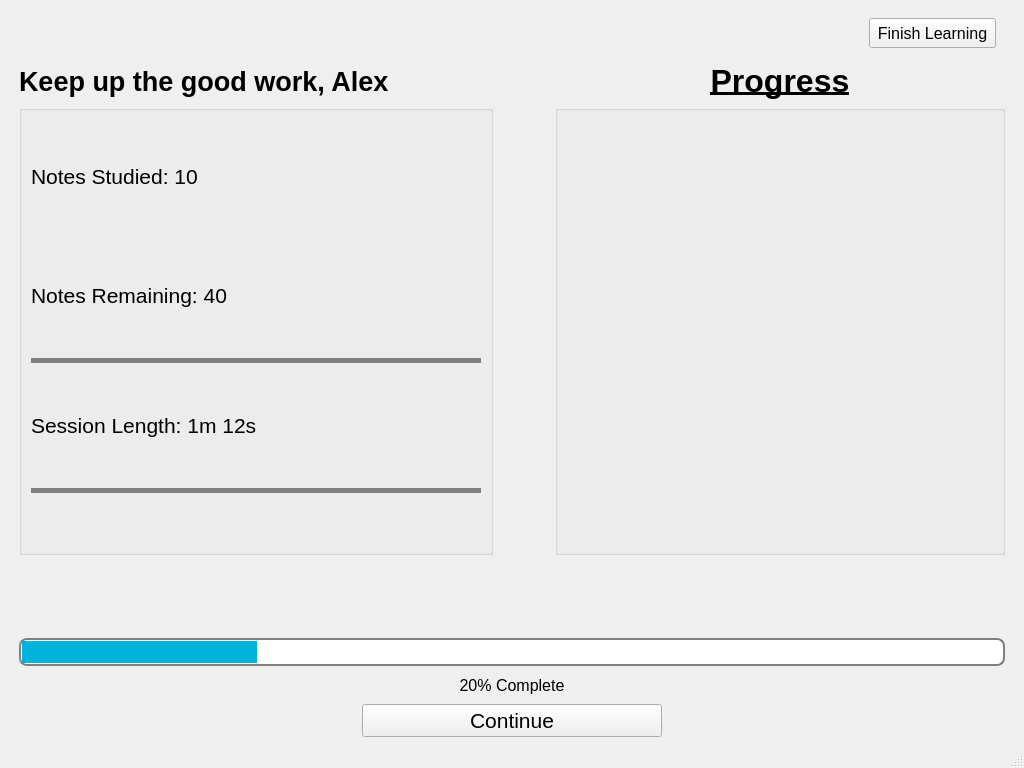
<?xml version="1.0" encoding="UTF-8"?>
<ui version="4.0">
 <class>MainWindow</class>
 <widget class="QMainWindow" name="MainWindow">
  <property name="geometry">
   <rect>
    <x>0</x>
    <y>0</y>
    <width>1024</width>
    <height>768</height>
   </rect>
  </property>
  <property name="windowTitle">
   <string>Note and Flashcard Maker</string>
  </property>
  <widget class="QWidget" name="centralwidget">
   <layout class="QHBoxLayout" name="horizontalLayout_7">
    <item>
     <spacer name="horizontalSpacer">
      <property name="orientation">
       <enum>Qt::Horizontal</enum>
      </property>
      <property name="sizeType">
       <enum>QSizePolicy::Fixed</enum>
      </property>
      <property name="sizeHint" stdset="0">
       <size>
        <width>10</width>
        <height>20</height>
       </size>
      </property>
     </spacer>
    </item>
    <item>
     <layout class="QVBoxLayout" name="verticalLayout">
      <item>
       <widget class="QWidget" name="menuBar" native="true">
        <property name="sizePolicy">
         <sizepolicy hsizetype="Expanding" vsizetype="Fixed">
          <horstretch>0</horstretch>
          <verstretch>0</verstretch>
         </sizepolicy>
        </property>
        <property name="styleSheet">
         <string notr="true"/>
        </property>
        <layout class="QHBoxLayout" name="horizontalLayout_2">
         <item>
          <layout class="QHBoxLayout" name="horizontalLayout">
           <item>
            <widget class="QLabel" name="courseNameLabel">
             <property name="font">
              <font>
               <pointsize>16</pointsize>
              </font>
             </property>
             <property name="text">
              <string/>
             </property>
             <property name="alignment">
              <set>Qt::AlignCenter</set>
             </property>
            </widget>
           </item>
           <item>
            <widget class="QPushButton" name="finishBtn">
             <property name="sizePolicy">
              <sizepolicy hsizetype="Fixed" vsizetype="Fixed">
               <horstretch>0</horstretch>
               <verstretch>0</verstretch>
              </sizepolicy>
             </property>
             <property name="minimumSize">
              <size>
               <width>30</width>
               <height>30</height>
              </size>
             </property>
             <property name="font">
              <font>
               <pointsize>12</pointsize>
              </font>
             </property>
             <property name="styleSheet">
              <string notr="true">background-color:#f0f0f0;</string>
             </property>
             <property name="text">
              <string> Finish Learning </string>
             </property>
            </widget>
           </item>
          </layout>
         </item>
        </layout>
       </widget>
      </item>
      <item>
       <layout class="QGridLayout" name="gridLayout">
        <item row="0" column="2">
         <widget class="QLabel" name="label_10">
          <property name="font">
           <font>
            <pointsize>24</pointsize>
            <weight>75</weight>
            <bold>true</bold>
            <underline>true</underline>
           </font>
          </property>
          <property name="text">
           <string>Progress</string>
          </property>
          <property name="alignment">
           <set>Qt::AlignCenter</set>
          </property>
         </widget>
        </item>
        <item row="7" column="0" colspan="3">
         <layout class="QHBoxLayout" name="horizontalLayout_3">
          <item>
           <widget class="QPushButton" name="continueBtn">
            <property name="sizePolicy">
             <sizepolicy hsizetype="Fixed" vsizetype="Fixed">
              <horstretch>0</horstretch>
              <verstretch>0</verstretch>
             </sizepolicy>
            </property>
            <property name="minimumSize">
             <size>
              <width>300</width>
              <height>0</height>
             </size>
            </property>
            <property name="maximumSize">
             <size>
              <width>300</width>
              <height>16777215</height>
             </size>
            </property>
            <property name="font">
             <font>
              <pointsize>16</pointsize>
             </font>
            </property>
            <property name="text">
             <string>Continue</string>
            </property>
           </widget>
          </item>
         </layout>
        </item>
        <item row="0" column="0" colspan="2">
         <widget class="QLabel" name="messageLabel">
          <property name="font">
           <font>
            <pointsize>20</pointsize>
            <weight>75</weight>
            <bold>true</bold>
           </font>
          </property>
          <property name="text">
           <string>Keep up the good work, Alex</string>
          </property>
         </widget>
        </item>
        <item row="5" column="0" colspan="3">
         <widget class="QProgressBar" name="progressBar">
          <property name="styleSheet">
           <string notr="true">QProgressBar {border: 2px solid grey; border-radius:8px; padding:1px} QProgressBar::chunk {background:rgb(0, 178, 218)}</string>
          </property>
          <property name="value">
           <number>24</number>
          </property>
          <property name="textVisible">
           <bool>false</bool>
          </property>
         </widget>
        </item>
        <item row="6" column="0" colspan="3">
         <widget class="QLabel" name="progressLabel">
          <property name="font">
           <font>
            <pointsize>12</pointsize>
           </font>
          </property>
          <property name="text">
           <string>20% Complete</string>
          </property>
          <property name="alignment">
           <set>Qt::AlignCenter</set>
          </property>
         </widget>
        </item>
        <item row="1" column="2">
         <widget class="QGroupBox" name="groupBox">
          <property name="sizePolicy">
           <sizepolicy hsizetype="Fixed" vsizetype="Fixed">
            <horstretch>0</horstretch>
            <verstretch>0</verstretch>
           </sizepolicy>
          </property>
          <property name="minimumSize">
           <size>
            <width>450</width>
            <height>450</height>
           </size>
          </property>
          <property name="maximumSize">
           <size>
            <width>450</width>
            <height>450</height>
           </size>
          </property>
          <property name="styleSheet">
           <string notr="true">margin: 0px</string>
          </property>
          <property name="title">
           <string/>
          </property>
          <property name="flat">
           <bool>true</bool>
          </property>
          <layout class="QVBoxLayout" name="verticalLayout_4">
           <item>
            <layout class="QVBoxLayout" name="graphicLayout"/>
           </item>
          </layout>
         </widget>
        </item>
        <item row="1" column="1">
         <spacer name="horizontalSpacer_3">
          <property name="orientation">
           <enum>Qt::Horizontal</enum>
          </property>
          <property name="sizeType">
           <enum>QSizePolicy::Fixed</enum>
          </property>
          <property name="sizeHint" stdset="0">
           <size>
            <width>10</width>
            <height>10</height>
           </size>
          </property>
         </spacer>
        </item>
        <item row="2" column="0" rowspan="3" colspan="3">
         <spacer name="verticalSpacer">
          <property name="orientation">
           <enum>Qt::Vertical</enum>
          </property>
          <property name="sizeType">
           <enum>QSizePolicy::Fixed</enum>
          </property>
          <property name="sizeHint" stdset="0">
           <size>
            <width>10</width>
            <height>10</height>
           </size>
          </property>
         </spacer>
        </item>
        <item row="1" column="0">
         <widget class="QGroupBox" name="groupBox_2">
          <property name="title">
           <string/>
          </property>
          <layout class="QVBoxLayout" name="verticalLayout_5">
           <item>
            <layout class="QVBoxLayout" name="verticalLayout_2">
             <item>
              <widget class="QLabel" name="noStudiedLabel">
               <property name="font">
                <font>
                 <pointsize>16</pointsize>
                </font>
               </property>
               <property name="text">
                <string>Notes Studied: 10</string>
               </property>
              </widget>
             </item>
             <item>
              <widget class="QLabel" name="noRemainingLabel">
               <property name="font">
                <font>
                 <pointsize>16</pointsize>
                </font>
               </property>
               <property name="text">
                <string>Notes Remaining: 40</string>
               </property>
              </widget>
             </item>
             <item>
              <widget class="QLabel" name="label_5">
               <property name="sizePolicy">
                <sizepolicy hsizetype="Preferred" vsizetype="Fixed">
                 <horstretch>0</horstretch>
                 <verstretch>0</verstretch>
                </sizepolicy>
               </property>
               <property name="minimumSize">
                <size>
                 <width>0</width>
                 <height>5</height>
                </size>
               </property>
               <property name="maximumSize">
                <size>
                 <width>16777215</width>
                 <height>5</height>
                </size>
               </property>
               <property name="styleSheet">
                <string notr="true">background-color:grey</string>
               </property>
               <property name="text">
                <string/>
               </property>
              </widget>
             </item>
             <item>
              <widget class="QLabel" name="durationLabel">
               <property name="minimumSize">
                <size>
                 <width>450</width>
                 <height>0</height>
                </size>
               </property>
               <property name="font">
                <font>
                 <pointsize>16</pointsize>
                </font>
               </property>
               <property name="text">
                <string>Session Length: 1m 12s</string>
               </property>
              </widget>
             </item>
             <item>
              <widget class="QLabel" name="label_6">
               <property name="sizePolicy">
                <sizepolicy hsizetype="Preferred" vsizetype="Fixed">
                 <horstretch>0</horstretch>
                 <verstretch>0</verstretch>
                </sizepolicy>
               </property>
               <property name="minimumSize">
                <size>
                 <width>0</width>
                 <height>5</height>
                </size>
               </property>
               <property name="maximumSize">
                <size>
                 <width>16777215</width>
                 <height>5</height>
                </size>
               </property>
               <property name="styleSheet">
                <string notr="true">background-color:grey</string>
               </property>
               <property name="text">
                <string/>
               </property>
              </widget>
             </item>
             <item>
              <spacer name="verticalSpacer_2">
               <property name="orientation">
                <enum>Qt::Vertical</enum>
               </property>
               <property name="sizeType">
                <enum>QSizePolicy::Fixed</enum>
               </property>
               <property name="sizeHint" stdset="0">
                <size>
                 <width>20</width>
                 <height>50</height>
                </size>
               </property>
              </spacer>
             </item>
            </layout>
           </item>
          </layout>
         </widget>
        </item>
       </layout>
      </item>
     </layout>
    </item>
    <item>
     <spacer name="horizontalSpacer_2">
      <property name="orientation">
       <enum>Qt::Horizontal</enum>
      </property>
      <property name="sizeType">
       <enum>QSizePolicy::Fixed</enum>
      </property>
      <property name="sizeHint" stdset="0">
       <size>
        <width>10</width>
        <height>20</height>
       </size>
      </property>
     </spacer>
    </item>
   </layout>
  </widget>
  <widget class="QStatusBar" name="statusbar"/>
 </widget>
 <resources/>
 <connections/>
</ui>
